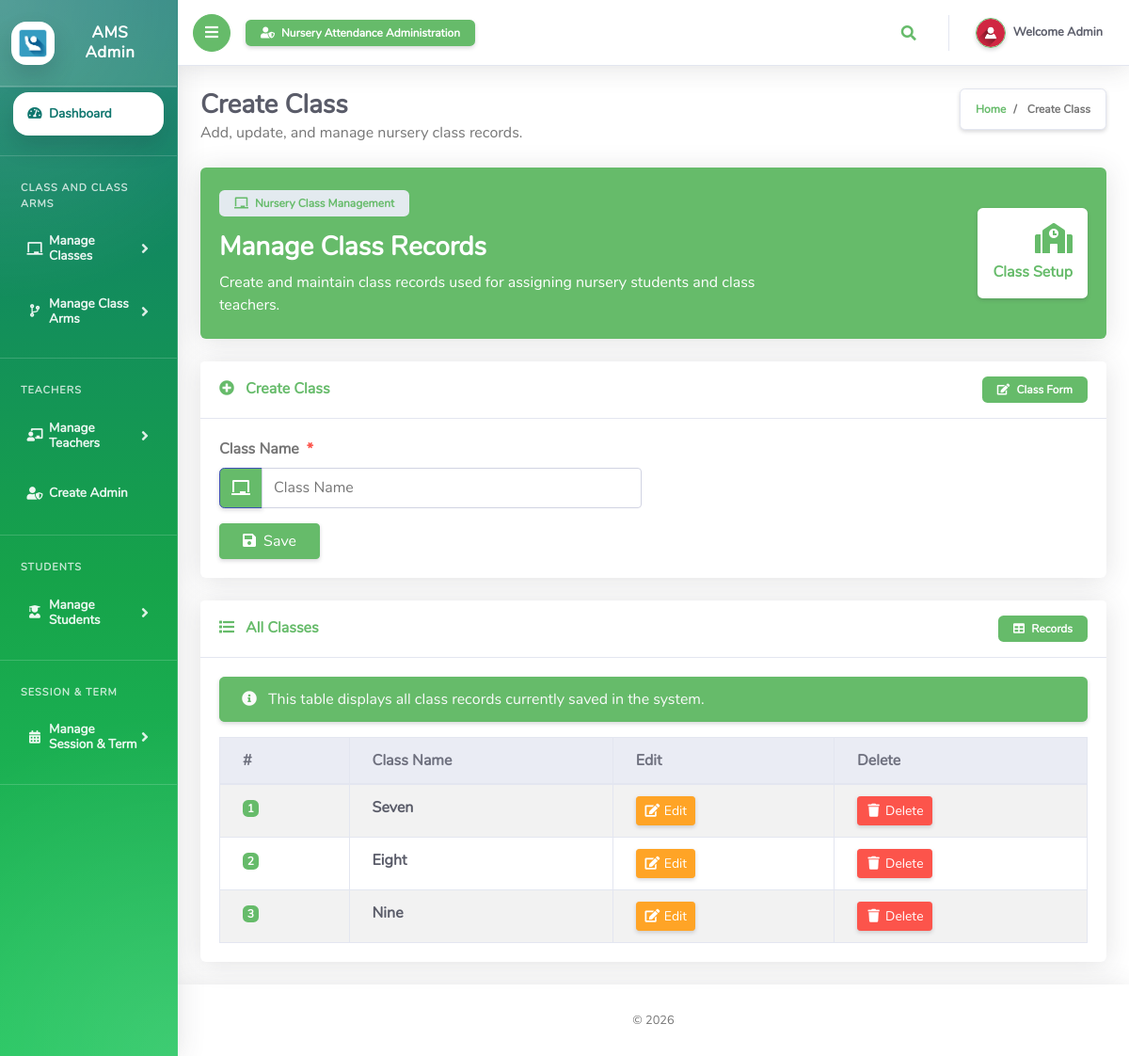
The app's page /Admin/createClass.php (signed in) with its own data.
### tables this page shows
CREATE TABLE `tblclass` (
  `Id` int(10) NOT NULL,
  `className` varchar(255) NOT NULL
);

### Admin/createClass.php (the view, shortened to what this page needs)
<?php
include '../Includes/dbcon.php';
?>
<!DOCTYPE html>
<html lang="en">
<head>
  <link href="../vendor/fontawesome-free/css/all.min.css" rel="stylesheet" type="text/css">
  <link href="../vendor/bootstrap/css/bootstrap.min.css" rel="stylesheet" type="text/css">
  <link href="css/ruang-admin.min.css" rel="stylesheet">
</head>
<body id="page-top">
  <div id="wrapper">
    <?php include "Includes/sidebar.php";?>
    <div id="content-wrapper" class="d-flex flex-column bg-light">
      <div id="content">
        <?php include "Includes/topbar.php";?>
        <div class="container-fluid" id="container-wrapper">
          <div class="d-sm-flex align-items-center justify-content-between mb-4">
            <div>
              <h1 class="h3 mb-0 text-gray-800 font-weight-bold">
                Create Class
              </h1>
              <p class="mb-0 text-muted">
                Add, update, and manage nursery class records.
              </p>
            </div>
            <ol class="breadcrumb bg-white shadow-sm border">
              <li class="breadcrumb-item">
                <a href="./" class="text-success">Home</a>
              </li>
              <li class="breadcrumb-item active" aria-current="page">
                Create Class
              </li>
            </ol>
          </div>
          <div class="card bg-success text-white shadow mb-4 border-0">
            <div class="card-body py-4">
              <div class="row align-items-center">
                <div class="col-lg-8">
                  <span class="badge badge-light text-success mb-3 px-3 py-2">
                    <i class="fas fa-chalkboard mr-1"></i>
                    Nursery Class Management
                  </span>
                  <h3 class="font-weight-bold mb-2">
                    Manage Class Records
                  </h3>
                  <p class="mb-0">
                    Create and maintain class records used for assigning nursery students and class teachers.
                  </p>
                </div>
                <div class="col-lg-4 text-lg-right mt-4 mt-lg-0">
                  <div class="bg-white text-success rounded shadow-sm p-3 d-inline-block">
                    <i class="fas fa-school fa-2x mb-2"></i>
                    <div class="font-weight-bold">
                      Class Setup
                    </div>
                  </div>
                </div>
              </div>
            </div>
          </div>
          <div class="row">
            <div class="col-lg-12">
              <div class="card shadow mb-4 border-0">
                <div class="card-header bg-white py-3 d-flex flex-row align-items-center justify-content-between border-bottom">
                  <h6 class="m-0 font-weight-bold text-success">
                    <i class="fas fa-plus-circle mr-2"></i>
                    <?php echo isset($Id) ? "Update Class" : "Create Class"; ?>
                  </h6>
                  <span class="badge badge-success px-3 py-2">
                    <i class="fas fa-edit mr-1"></i>
                    Class Form
                  </span>
                </div>
                <div class="card-body">
                  <form method="post">
                    <div class="form-group row mb-3">
                      <div class="col-xl-6 col-lg-7">
                        <label class="form-control-label font-weight-bold">
                          Class Name<span class="text-danger ml-2">*</span>
                        </label>
                        <div class="input-group">
                          <div class="input-group-prepend">
                            <span class="input-group-text bg-success text-white">
                              <i class="fas fa-chalkboard"></i>
                            </span>
                          </div>
                          <input
                            type="text"
                            class="form-control"
                            name="className"
                            value="<?php echo $row['className'];?>"
                            id="exampleInputFirstName"
                            placeholder="Class Name"
                            required>
                        </div>
                      </div>
                    </div>
                    <?php
                    if (isset($Id))
                    {
                    ?>
                      <button type="submit" name="update" class="btn btn-warning shadow-sm px-4">
                        <i class="fas fa-save mr-1"></i>
                        Update
                      </button>
                      <a href="createClass.php" class="btn btn-secondary shadow-sm px-4 ml-2">
                        <i class="fas fa-times mr-1"></i>
                        Cancel
                      </a>
                    <?php
                    } else {
                    ?>
                      <button type="submit" name="save" class="btn btn-success shadow-sm px-4">
                        <i class="fas fa-save mr-1"></i>
                        Save
                      </button>
                    <?php
                    }
                    ?>
                  </form>
                </div>
              </div>
              <div class="row">
                <div class="col-lg-12">
                  <div class="card shadow mb-4 border-0">
                    <div class="card-header bg-white py-3 d-flex flex-row align-items-center justify-content-between border-bottom">
                      <h6 class="m-0 font-weight-bold text-success">
                        <i class="fas fa-list mr-2"></i>
                        All Classes
                      </h6>
                      <span class="badge badge-success px-3 py-2">
                        <i class="fas fa-table mr-1"></i>
                        Records
                      </span>
                    </div>
                    <div class="card-body">
                      <div class="alert alert-success border-left-success shadow-sm" role="alert">
                        <i class="fas fa-info-circle mr-2"></i>
                        This table displays all class records currently saved in the system.
                      </div>
                      <div class="table-responsive">
                        <table class="table table-bordered table-hover table-striped align-items-center" id="dataTableHover">
                          <thead class="thead-light">
                            <tr>
                              <th>#</th>
                              <th>Class Name</th>
                              <th>Edit</th>
                              <th>Delete</th>
                            </tr>
                          </thead>
                          <tbody>
                            <?php
                            $query = "SELECT * FROM tblclass";
                            $rs = $conn->query($query);
                            $num = $rs->num_rows;
                            $sn=0;
                            if($num > 0)
                            {
                              while ($rows = $rs->fetch_assoc())
                              {
                                $sn = $sn + 1;
                                echo"
                                <tr>
                                  <td>
                                    <span class='badge badge-success'>".$sn."</span>
                                  </td>
                                  <td>
                                    <span class='font-weight-bold text-gray-800'>".$rows['className']."</span>
                                  </td>
                                  <td>
                                    <a href='?action=edit&Id=".$rows['Id']."' class='btn btn-sm btn-warning shadow-sm'>
                                      <i class='fas fa-fw fa-edit'></i>
                                      Edit
                                    </a>
                                  </td>
                                  <td>
                                    <a href='?action=delete&Id=".$rows['Id']."' class='btn btn-sm btn-danger shadow-sm' onclick=\"return confirm('Are you sure you want to delete this class?');\">
                                      <i class='fas fa-fw fa-trash'></i>
                                      Delete
                                    </a>
                                  </td>
                                </tr>";
                              }
                            }
                            ?>
                          </tbody>
                        </table>
                      </div>
                    </div>
                  </div>
                </div>
              </div>
            </div>
          </div>
        </div>
      </div>
      <?php include "Includes/footer.php";?>
    </div>
  </div>
</body>
</html>

### Admin/Includes/topbar.php (shortened to what this page needs)
<?php
  $query = "SELECT * FROM tbladmin WHERE Id = ".$_SESSION['userId']."";
  $rs = $conn->query($query);
  $rows = $rs->fetch_assoc();
  $fullName = $rows['firstName']." ".$rows['lastName'];
?>
<nav class="navbar navbar-expand navbar-light bg-white topbar mb-4 static-top shadow-sm border-bottom">
  <button id="sidebarToggleTop" class="btn btn-success rounded-circle mr-3 shadow-sm">
    <i class="fa fa-bars text-white"></i>
  </button>
  <div class="d-none d-md-flex align-items-center">
    <span class="badge badge-success px-3 py-2 shadow-sm">
      <i class="fas fa-user-shield mr-1"></i>
      Nursery Attendance Administration
    </span>
  </div>
  <ul class="navbar-nav ml-auto">
    <li class="nav-item dropdown no-arrow mx-1">
      <a class="nav-link dropdown-toggle text-success" href="#" id="searchDropdown" role="button" data-toggle="dropdown"
        aria-haspopup="true" aria-expanded="false">
        <i class="fas fa-search fa-fw"></i>
      </a>
    </li>
    <li class="nav-item dropdown no-arrow">
      <a class="nav-link dropdown-toggle" href="#" id="userDropdown" role="button" data-toggle="dropdown"
        aria-haspopup="true" aria-expanded="false">
        <img
          class="img-profile rounded-circle border border-success shadow-sm"
          src="img/user-icn.png"
          style="max-width: 60px">
        <span class="ml-2 d-none d-lg-inline text-gray-800 small">
          <b>Welcome <?php echo $fullName;?></b>
        </span>
      </a>
    </li>
  </ul>
</nav>

### records on screen
tblclass: className "Seven"
tblclass: className "Eight"
tblclass: className "Nine"

### other values on screen
$fullName "Admin"
